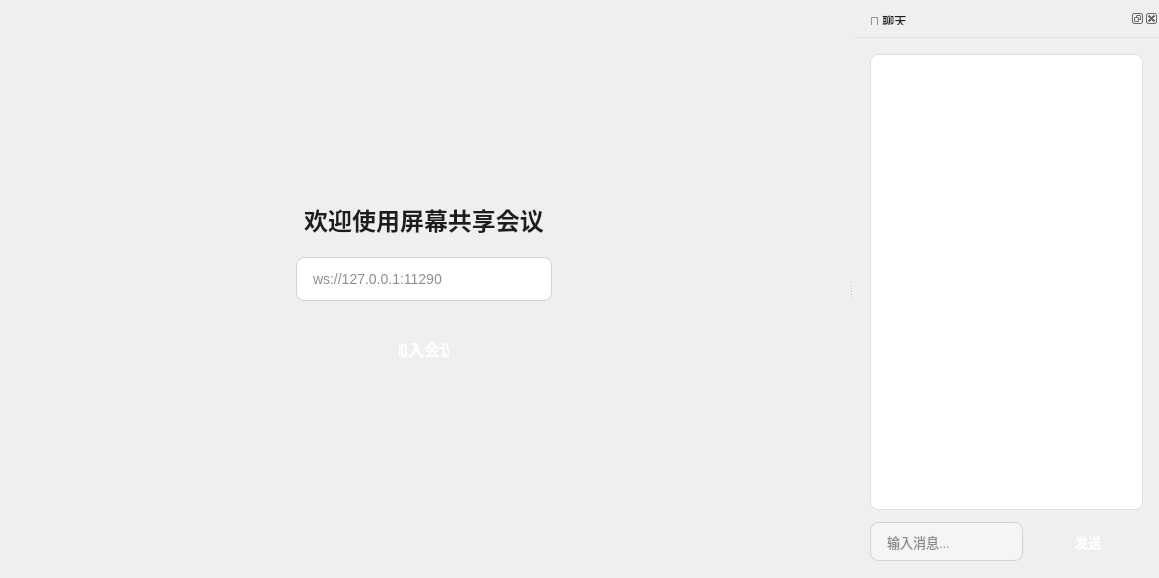
<?xml version="1.0" encoding="UTF-8"?>
<ui version="4.0">
 <class>shared_screen</class>
 <widget class="QMainWindow" name="shared_screen">
   <!-- <property name="geometry">
   <rect>
    <x>0</x>
    <y>0</y>
    <width>900</width>
    <height>750</height>
   </rect> 
  </property>-->
  <property name="windowTitle">
   <string>屏幕共享会议</string>
  </property>
  <property name="styleSheet">
   <string notr="true">
/* ========== 主窗口 ========== */
QMainWindow {
    background: qlineargradient(x1:0, y1:0, x2:0, y2:1,
                                stop:0 #f5f5f7, stop:1 #e8e8ed);
}

QWidget#centralwidget {
    background: transparent;
}

/* ========== 状态标签 ========== */
QLabel#statusLabel {
    color: #6e6e73;
    font-size: 13px;
    font-weight: 500;
    padding: 8px 12px;
    background: rgba(255, 255, 255, 0.6);
    border-radius: 6px;
}

/* ========== 屏幕预览区域 ========== */
QLabel#screenPreview {
    background: qlineargradient(x1:0, y1:0, x2:1, y2:1,
                                stop:0 #2c2c2e, stop:1 #1c1c1e);
    color: #8e8e93;
    border: 2px solid #48484a;
    border-radius: 16px;
    font-size: 18px;
    font-weight: 500;
    padding: 20px;
}

/* ========== 控制栏容器 ========== */
QWidget#controlsBar {
    background: rgba(255, 255, 255, 0.95);
    border-radius: 12px;
    padding: 8px;
}

/* ========== 聊天面板 ========== */
QDockWidget {
    background: #ffffff;
    color: #1d1d1f;
    border: none;
}

QDockWidget::title {
    background: qlineargradient(x1:0, y1:0, x2:0, y2:1,
                                stop:0 #fafafa, stop:1 #f0f0f0);
    color: #1d1d1f;
    padding: 12px;
    font-weight: 600;
    font-size: 14px;
    border-bottom: 1px solid #e0e0e0;
    border-top-left-radius: 8px;
    border-top-right-radius: 8px;
}

/* ========== 聊天视图 ========== */
QTextBrowser {
    background: #ffffff;
    color: #1d1d1f;
    border: 1px solid #e0e0e0;
    border-radius: 8px;
    padding: 12px;
    font-size: 13px;
    selection-background-color: #0a84ff;
}

QTextBrowser:focus {
    border: 1px solid #0a84ff;
}

/* ========== 输入框 ========== */
QLineEdit {
    background: #f5f5f7;
    color: #1d1d1f;
    border: 1px solid #d1d1d6;
    border-radius: 8px;
    padding: 10px 14px;
    font-size: 13px;
}

QLineEdit:focus {
    background: #ffffff;
    border: 2px solid #0a84ff;
    padding: 9px 13px;
}

QLineEdit::placeholder {
    color: #86868b;
}

/* ========== 发送按钮 ========== */
QPushButton#btnSend {
    background: qlineargradient(x1:0, y1:0, x2:0, y2:1,
                                stop:0 #0a84ff, stop:1 #0077ed);
    color: #ffffff;
    border: none;
    border-radius: 8px;
    padding: 10px 20px;
    font-size: 13px;
    font-weight: 600;
    min-width: 70px;
}

QPushButton#btnSend:hover {
    background: qlineargradient(x1:0, y1:0, x2:0, y2:1,
                                stop:0 #0077ed, stop:1 #006edb);
}

QPushButton#btnSend:pressed {
    background: #006edb;
}
   </string>
  </property>
  
  <widget class="QWidget" name="centralwidget">
   <layout class="QVBoxLayout" name="verticalLayout">
    <property name="spacing">
     <number>0</number>
    </property>
    <property name="leftMargin">
     <number>0</number>
    </property>
    <property name="topMargin">
     <number>0</number>
    </property>
    <property name="rightMargin">
     <number>0</number>
    </property>
    <property name="bottomMargin">
     <number>0</number>
    </property>
    <item>
     <widget class="QStackedWidget" name="stackedWidget">
      <property name="currentIndex">
       <number>0</number>
      </property>
      <widget class="QWidget" name="pageHome">
       <layout class="QVBoxLayout" name="verticalLayout_3">
        <property name="spacing">
         <number>20</number>
        </property>
        <property name="leftMargin">
         <number>40</number>
        </property>
        <property name="topMargin">
         <number>40</number>
        </property>
        <property name="rightMargin">
         <number>40</number>
        </property>
        <property name="bottomMargin">
         <number>40</number>
        </property>
        
        <item>
         <spacer name="verticalSpacer_2">
          <property name="orientation">
           <enum>Qt::Vertical</enum>
          </property>
          <property name="sizeHint" stdset="0">
           <size>
            <width>20</width>
            <height>40</height>
           </size>
          </property>
         </spacer>
        </item>
        <item>
         <widget class="QLabel" name="welcomeLabel">
          <property name="text">
           <string>欢迎使用屏幕共享会议</string>
          </property>
          <property name="alignment">
           <set>Qt::AlignCenter</set>
          </property>
          <property name="styleSheet">
           <string notr="true">font-size: 24px; font-weight: bold; color: #1d1d1f;</string>
          </property>
         </widget>
        </item>

        <item>
                <layout class="QHBoxLayout" name="horizontalLayout_room">
                <item>
                <spacer name="horizontalSpacer_room_left">
                    <property name="orientation">
                    <enum>Qt::Horizontal</enum>
                    </property>
                    <property name="alignment">
                        <set>Qt::AlignCenter</set>
                    </property>
                    <property name="sizeHint" stdset="0">
                    <size>
                    <width>40</width>
                    <height>20</height>
                    </size>
                    </property>
                </spacer>
                </item>
                <item>
                <widget class="QLineEdit" name="editRoomId">
                    <property name="placeholderText">
                    <string>ws://127.0.0.1:11290</string>
                    </property>
                    <property name="minimumWidth">
                    <number>200</number>
                    </property>
                    <property name="maximumWidth">
                    <number>300</number>
                    </property>
                    <property name="styleSheet">
                    <string notr="true">
                    QLineEdit {
                        background: #ffffff;
                        color: #1d1d1f;
                        border: 1px solid #d1d1d6;
                        border-radius: 8px;
                        padding: 12px 14px;
                        font-size: 14px;
                    }
                    QLineEdit:focus {
                        border: 2px solid #0a84ff;
                        padding: 11px 13px;
                    }
                    </string>
                    </property>
                </widget>
                </item>
                <item>
                <spacer name="horizontalSpacer_room_right">
                    <property name="orientation">
                    <enum>Qt::Horizontal</enum>
                    </property>
                    <property name="sizeHint" stdset="0">
                    <size>
                    <width>40</width>
                    <height>20</height>
                    </size>
                    </property>
                </spacer>
                </item>
                </layout>
                </item>

        <item>
         <layout class="QHBoxLayout" name="horizontalLayout_2">
          <item>
           <spacer name="horizontalSpacer_2">
            <property name="orientation">
             <enum>Qt::Horizontal</enum>
            </property>
            <property name="sizeHint" stdset="0">
             <size>
              <width>40</width>
              <height>20</height>
             </size>
            </property>
           </spacer>
          </item>

          <item>
           <widget class="QPushButton" name="btnJoinMeeting">
            <property name="text">
             <string>加入会议</string>
            </property>
            <property name="styleSheet">
             <string notr="true">QPushButton {
    background: qlineargradient(x1:0, y1:0, x2:0, y2:1,
                                stop:0 #0a84ff, stop:1 #0077ed);
    color: white;
    border: none;
    border-radius: 12px;
    padding: 16px 20px;
    font-size: 16px;
    font-weight: 600;
    width: 50px;
}
QPushButton:hover {
    background: qlineargradient(x1:0, y1:0, x2:0, y2:1,
                                stop:0 #0077ed, stop:1 #006edb);
}
QPushButton:pressed {
    background: #006edb;
}</string>
            </property>
            <property name="minimumWidth">
              <number>180</number>
              </property>
            <property name="maximumWidth">
              <number>80</number>
            </property>
           </widget>
          </item>
          <item>
           <spacer name="horizontalSpacer_3">
            <property name="orientation">
             <enum>Qt::Horizontal</enum>
            </property>
            <property name="sizeHint" stdset="0">
             <size>
              <width>40</width>
              <height>20</height>
             </size>
            </property>
           </spacer>
          </item>
         </layout>
        </item>
        <item>
         <spacer name="verticalSpacer_3">
          <property name="orientation">
           <enum>Qt::Vertical</enum>
          </property>
          <property name="sizeHint" stdset="0">
           <size>
            <width>20</width>
            <height>40</height>
           </size>
          </property>
         </spacer>
        </item>
       </layout>
      </widget>
      <widget class="QWidget" name="pageMeeting">
       <layout class="QVBoxLayout" name="verticalLayout_4">
        <property name="spacing">
         <number>16</number>
        </property>
        <property name="leftMargin">
         <number>24</number>
        </property>
        <property name="topMargin">
         <number>24</number>
        </property>
        <property name="rightMargin">
         <number>24</number>
        </property>
        <property name="bottomMargin">
         <number>24</number>
        </property>
        <item>
         <widget class="QLabel" name="screenPreview">
          <property name="text">
           <string>屏幕预览区域
    点击"共享屏幕"开始</string>
          </property>
          <property name="alignment">
           <set>Qt::AlignCenter</set>
          </property>
          <property name="minimumSize">
           <size>
            <width>800</width>
            <height>450</height>
           </size>
          </property>
         </widget>
        </item>
        <item>
         <spacer name="verticalSpacer">
          <property name="orientation">
           <enum>Qt::Vertical</enum>
          </property>
          <property name="sizeHint" stdset="0">
           <size>
            <width>20</width>
            <height>10</height>
           </size>
          </property>
         </spacer>
        </item>
        <item>
         <widget class="QWidget" name="controlsBar">
          <property name="minimumHeight">
           <number>80</number>
          </property>
          <layout class="QHBoxLayout" name="horizontalLayout">
           <property name="spacing">
            <number>12</number>
           </property>
           <property name="leftMargin">
            <number>16</number>
           </property>
           <property name="rightMargin">
            <number>16</number>
           </property>
           <item>
            <widget class="QLabel" name="statusLabel">
             <property name="text">
              <string>状态:未连接</string>
             </property>
            </widget>
           </item>
           <item>
            <spacer name="horizontalSpacer">
             <property name="orientation">
              <enum>Qt::Horizontal</enum>
             </property>
             <property name="sizeHint" stdset="0">
              <size>
               <width>40</width>
               <height>20</height>
              </size>
             </property>
            </spacer>
           </item>
          </layout>
         </widget>
        </item>
       </layout>
      </widget>
     </widget>
    </item>
   </layout>
  </widget>
  
  <widget class="QDockWidget" name="dockChat">
   <property name="windowTitle">
    <string>💬 聊天</string>
   </property>
   <property name="minimumWidth">
    <number>320</number>
   </property>
   <property name="maximumWidth">
    <number>420</number>
   </property>
   <attribute name="dockWidgetArea">
    <number>2</number>
   </attribute>
   
   <widget class="QWidget" name="dockWidgetContents">
    <layout class="QVBoxLayout" name="verticalLayout_2">
     <property name="spacing">
      <number>12</number>
     </property>
     <property name="leftMargin">
      <number>16</number>
     </property>
     <property name="topMargin">
      <number>16</number>
     </property>
     <property name="rightMargin">
      <number>16</number>
     </property>
     <property name="bottomMargin">
      <number>16</number>
     </property>
     
     <item>
      <widget class="QTextBrowser" name="chatView">
       <property name="openExternalLinks">
        <bool>false</bool>
       </property>
      </widget>
     </item>
     
     <item>
      <layout class="QHBoxLayout" name="horizontalLayout_2">
       <property name="spacing">
        <number>10</number>
       </property>
       
       <item>
        <widget class="QLineEdit" name="chatInput">
         <property name="placeholderText">
          <string>输入消息...</string>
         </property>
        </widget>
       </item>
       
       <item>
        <widget class="QPushButton" name="btnSend">
         <property name="text">
          <string>发送</string>
         </property>
        </widget>
       </item>
      </layout>
     </item>
    </layout>
   </widget>
  </widget>
  
 </widget>
 <resources/>
 <connections/>
</ui>
